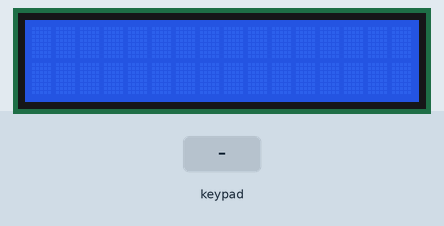
Bench run of a sketch on a simulated STM32 Blue Pill. Shown: 16×2 character LCD. Wiring (inferred from the names in the program): 4×4 keypad with keys 1 2 3 A 4 5 6 B 7 8 9 C * 0 # D (labels assumed): rows PB5, PB4, PB3, PA8; columns PB9, PB8, PB7, PB6. The inputs (shaded band) are chosen by the test bench.

Above: at 1.2 s.
1.3 s: keypad keys 1 2 # pressed 0.4 s apart
At 2.25 s:
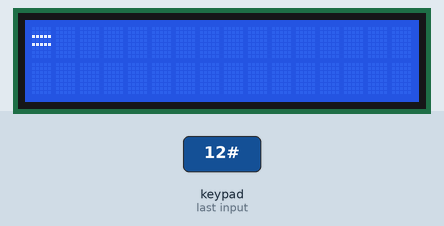
4.0 s: key 'A' pressed
5.8 s: key 'B' pressed
At 5.95 s:
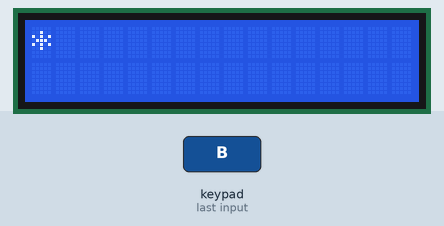
7.6 s: keypad keys 1 2 * pressed 0.4 s apart
At 8.55 s:
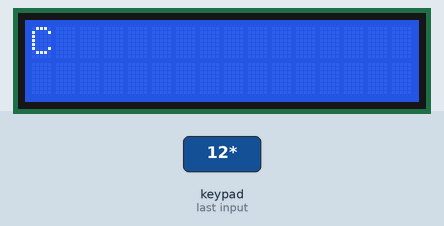
10.3 s: key 'D' pressed
At 10.45 s:
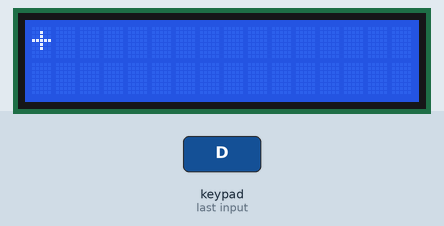
Timing chart, 0 to 13.1 s (numbered marks = the images above; inputs shaded):
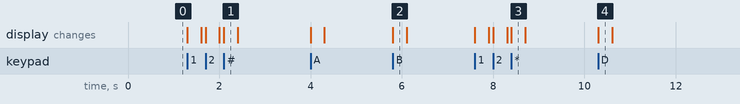

Measured:
- after the input at 1.3 s, the display: first changes at once (image 1 shows a later state)
- after the input at 5.8 s, the display: changes at once (image 2)
- after the input at 7.6 s, the display: first changes at once (image 3 shows a later state)
- after the input at 10.3 s, the display: changes at once (image 4)

The sketch:

keypad.ino
```cpp
#include<LiquidCrystal.h>
LiquidCrystal lcd(PB15,PB14,PB13,PB12,PB11,PB10);
int col1=PB9;
int col2=PB8;
int col3=PB7;
int col4=PB6;
int row1=PB5;
int row2=PB4;
int row3=PB3;
int row4=PA8;
void setup() {
lcd.begin(16,2);
pinMode(row1,OUTPUT);
pinMode(row2,OUTPUT);
pinMode(row3,OUTPUT);
pinMode(row4,OUTPUT);
pinMode(col1,INPUT);
pinMode(col2,INPUT);
pinMode(col3,INPUT);
pinMode(col4,INPUT);
}
void loop() {
digitalWrite(row1,HIGH);
digitalWrite(row2,LOW);
digitalWrite(row3,LOW);
digitalWrite(row4,LOW);
if(digitalRead(col1)==HIGH)
{
  lcd.print("7");
  delay(300);
  lcd.clear();
}
else if(digitalRead(col2)==HIGH)
{
  lcd.print("8");
  delay(300);
  lcd.clear();
}
else if(digitalRead(col3)==HIGH)
{
  lcd.print("9");
  delay(300);
  lcd.clear();
}
else if(digitalRead(col4)==HIGH)
{
  lcd.print("/");
  delay(300);
  lcd.clear();
}
digitalWrite(row1,LOW);
digitalWrite(row2,HIGH);
digitalWrite(row3,LOW);
digitalWrite(row4,LOW);
if(digitalRead(col1)==HIGH)
{
  lcd.print("4");
  delay(300);
  lcd.clear();
}
else if(digitalRead(col2)==HIGH)
{
  lcd.print("5");
  delay(300);
  lcd.clear();
}
else if(digitalRead(col3)==HIGH)
{
  lcd.print("6");
  delay(300);
  lcd.clear();
}
else if(digitalRead(col4)==HIGH)
{
  lcd.print("*");
  delay(300);
  lcd.clear();
}
digitalWrite(row1,LOW);
digitalWrite(row2,LOW);
digitalWrite(row3,HIGH);
digitalWrite(row4,LOW);
if(digitalRead(col1)==HIGH)
{
  lcd.print("1");
  delay(300);
  lcd.clear();
}
else if(digitalRead(col2)==HIGH)
{
  lcd.print("2");
  delay(300);
  lcd.clear();
}
else if(digitalRead(col3)==HIGH)
{
  lcd.print("3");
  delay(300);
  lcd.clear();
}
else if(digitalRead(col4)==HIGH)
{
  lcd.print("-");
  delay(300);
  lcd.clear();
}
digitalWrite(row1,LOW);
digitalWrite(row2,LOW);
digitalWrite(row3,LOW);
digitalWrite(row4,HIGH);
if(digitalRead(col1)==HIGH)
{
  lcd.print("C");
  delay(300);
  lcd.clear();
}
else if(digitalRead(col2)==HIGH)
{
  lcd.print("0");
  delay(300);
  lcd.clear();
}
else if(digitalRead(col3)==HIGH)
{
  lcd.print("=");
  delay(300);
  lcd.clear();
}
else if(digitalRead(col4)==HIGH)
{
  lcd.print("+");
  delay(300);
  lcd.clear();
}
}
```
